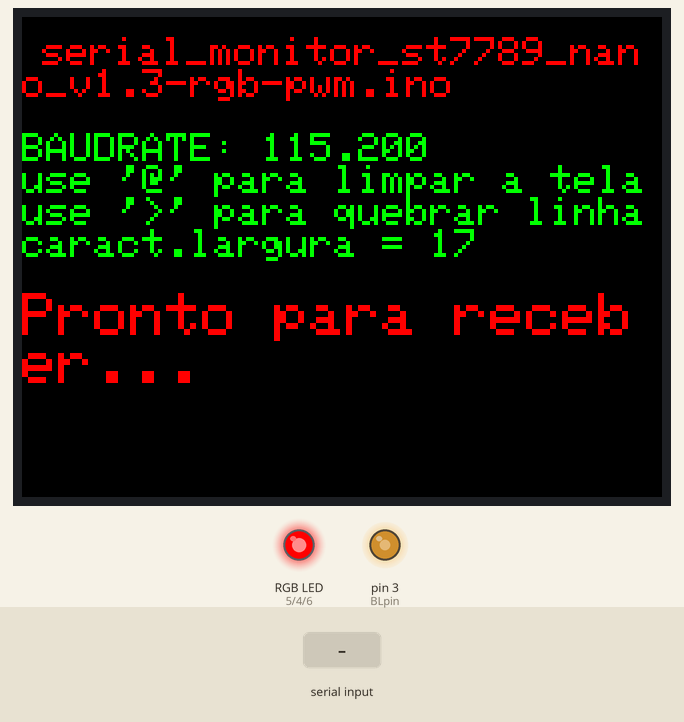
The sketch below on a simulated Arduino Nano, built with avr-gcc and run on an emulated ATmega328P. Parts: 320×240 colour display, an RGB LED mixed from three pins (HIGH = lit), output pins drawn as LEDs (lit = HIGH). The test bench sets the inputs (shaded band). What the sketch prints to the serial monitor is not drawn.

Above: at 1.4 s.
1.5 s: "[RED_INV]\n" received over Serial
At 2.0 s:
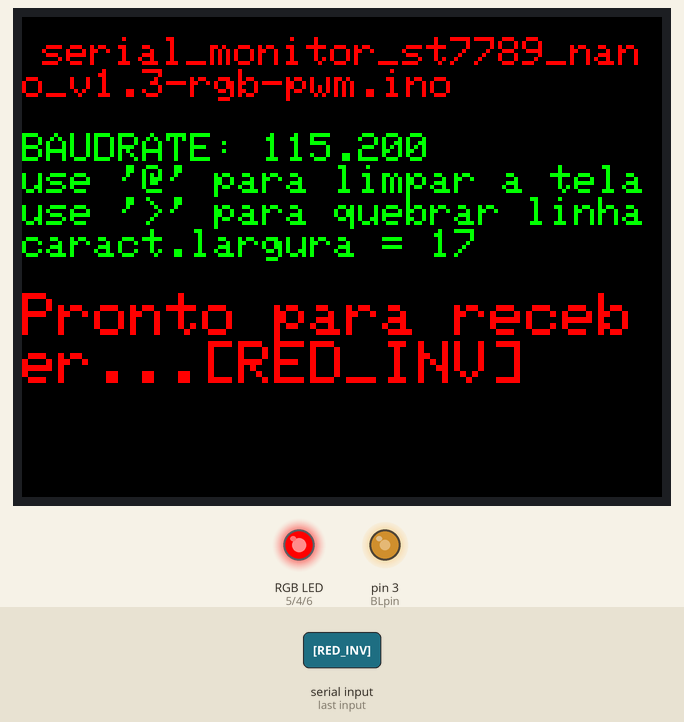
3.0 s: "1\n" received over Serial
At 3.7 s:
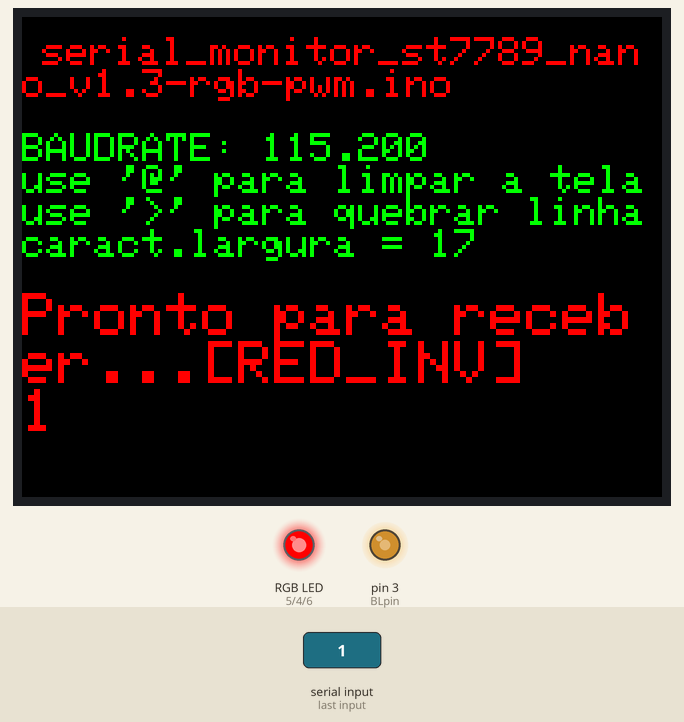
Timing chart, 0 to 6.0 s (numbered marks = the images above; inputs shaded):
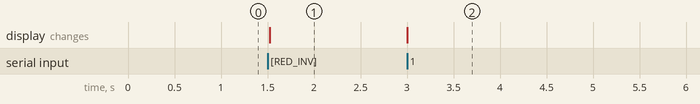

Measured:
- after the input at 1.5 s, the display: changes at once (image 1)
- after the input at 3.0 s, the display: changes at once (image 2)

The sketch:

serial_monitor_st7789_nano_v1.3-rgb-pwm.ino
```cpp
/*  em testes

1.3: INCLUIR RGB, INCLUIR PWM BACKLIGHT*/

/*
O Arduino Nano escuta a porta serial.
Toda linha recebida (terminada por \n) é exibida no tft.
com @ o conteúdo anterior é apagado para dar lugar à nova mensagem.
com > quebra linha

GND → Arduino GND
VCC → Arduino 3.3V (use a level shifter if your Arduino outputs 5V)
SCL (Clock) → Arduino D13
SDA (Data) → Arduino D11
RES (Reset) → Arduino D8
DC (Data/Command) → Arduino D9
BLK (Backlight) → Leave unconnected or connect to GND to turn off backlight.
CS D10

*/

#include <Adafruit_GFX.h>
#include <Adafruit_ST7789.h>
#include <SPI.h>
// Define pins
#define TFT_CS 10 // Chip select pin (if applicable)
#define TFT_RST 8 // Reset pin
#define TFT_DC 9 // Data/Command pin
#define BLpin 3 //Backlight PWM
#define pGREEN 4 //LED
#define pRED 5 //LED PWM
#define pBLUE 6 //LED PWM

// Initialize ST7789 object
Adafruit_ST7789 tft = Adafruit_ST7789(TFT_CS, TFT_DC, TFT_RST);

// Alocação estática de memória para o buffer (MUITO MELHOR que String no Nano)
const int MAX_MESSAGE_LENGTH = 168;    // Tamanho máximo do buffer (168 bytes)
char input_buffer[MAX_MESSAGE_LENGTH]; // Buffer de entrada
int buffer_index = 0;                  // Índice atual do buffer
const char clearCommand = '@';                             // comando para limpar tela
const int larguraLinha = 17;   // número máximo de caracteres por linha
int brightness = 150;  // how bright the LED is

// Função auxiliar para encontrar o menor valor (necessário para o word wrap)
int min_val(int a, int b) {
  return (a < b) ? a : b;
}

// Adaptação da função para usar C-style string (const char*)
void exibirBuffer(const char* texto) {
  int texto_len = strlen(texto);
  int pos = 0; // Posição atual de leitura no texto

  while (pos < texto_len) {
    int segment_length;
    bool manual_break = false;

    // 1. Procura pela quebra manual ('>') a partir da posição atual
    const char* manual_break_ptr = strchr(texto + pos, '>');

    if (manual_break_ptr != NULL) {
      // Calcula o índice e o comprimento até o delimitador '>'
      int break_index = manual_break_ptr - texto;
      int length_until_break = break_index - pos;

      if (length_until_break > 0 && length_until_break <= larguraLinha) {
        // Quebra manual válida e dentro do limite da linha
        segment_length = length_until_break;
        manual_break = true;
      } else {
        // Quebra manual existe, mas está muito longe (> larguraLinha)
        segment_length = larguraLinha;
      }
    } else {
      // Não há quebra manual, usa a largura máxima da linha
      segment_length = larguraLinha;
    }

    // Garante que o comprimento do segmento não exceda o texto restante
    segment_length = min_val(segment_length, texto_len - pos);

    // 2. Extrai e imprime o segmento usando strncpy
    char trecho[larguraLinha + 1]; // +1 para o terminador nulo
    strncpy(trecho, texto + pos, segment_length);
    trecho[segment_length] = '\0'; // Adiciona o terminador nulo

    tft.println(trecho);

    pos += segment_length;

    // Se houve quebra manual, avança a posição para pular o caractere '>'
    if (manual_break) {
      pos++;
    }
  }
}

void setup() {
  pinMode(BLpin, OUTPUT);
  pinMode(pGREEN, OUTPUT);
  pinMode(pRED, OUTPUT);
  pinMode(pBLUE, OUTPUT);
  digitalWrite(pRED, HIGH);
  analogWrite(BLpin, brightness);
  Serial.begin(115200);           // Inicializa comunicação serial
  // O nome do arquivo não pode ser obtido facilmente no ambiente Arduino sem String,
  // mas como só é usado em setup, manteremos o uso de String para simplificar a exibição inicial.
  String sketchName = String(__FILE__);

  tft.init(240, 320); // Inicializa com a resolução do display
  tft.setRotation(1); // Define a orientação da tela (Horizontal)
  tft.fillScreen(ST77XX_BLACK); // Limpa a tela

  // Configurações de texto inicial
  tft.setCursor(10, 10);
  tft.setTextColor(ST77XX_RED);
  tft.setTextSize(2);

  tft.println(sketchName);
  tft.println(" ");
  tft.setTextColor(ST77XX_GREEN);
  tft.println("BAUDRATE: 115.200");
  tft.println("use '@' para limpar a tela");
  tft.println("use '>' para quebrar linha");
  tft.print("caract.largura = ");
  tft.println(larguraLinha); // Imprime o valor inteiro
  tft.println(" ");
  tft.setTextSize(3);
//  tft.setTextColor(ST77XX_WHITE);
  tft.setTextColor(ST77XX_RED);
  tft.print("Pronto para receber...");

  Serial.println("Ola!");
  Serial.println("Nome do sketch: ");
  Serial.println(sketchName);
  Serial.println("Pronto para exibir dados. Envie por aqui.");
  Serial.flush();

}

void loop() {
  while (Serial.available()) {
    delay(2);
    char c = Serial.read();

    // 1. Se receber caractere de nova linha, processa o buffer acumulado
    if (c == '\n') {

      // Termina a string C-style para garantir que seja tratada corretamente
      input_buffer[buffer_index] = '\0';

      // Verifica se o comando é limpar a tela (apenas o caractere de comando)
      if (buffer_index == 1 && input_buffer[0] == clearCommand) {
        tft.fillScreen(ST77XX_BLACK); // Limpa a tela
        tft.setCursor(0, 10);
        buffer_index = 0; // Limpa o índice
      } else {
        exibirBuffer(input_buffer);
        buffer_index = 0;
      }

      // comando fundo vermelha
      if (input_buffer == "[RED_INV]") {
        tft.fillScreen(ST77XX_RED); // Limpa a tela
        tft.setTextColor(ST77XX_BLACK);
        digitalWrite(pRED, LOW);
        tft.setCursor(0, 10);
        buffer_index = 0; // Limpa o índice
      }

    } else {
      // 2. Acumula o caractere no buffer

      // Evita o estouro de buffer (buffer overflow)
      if (buffer_index < MAX_MESSAGE_LENGTH - 1) {
        input_buffer[buffer_index] = c;
        buffer_index++;
      }
      // Se o buffer estiver cheio, o caractere é silenciosamente descartado.
    }
  }
}
```
